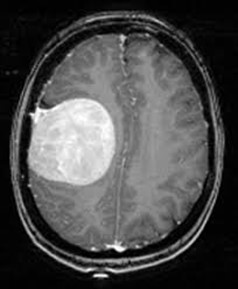
%> input picture Lab 4/Picture1.jpg, 238 x 289 px, given in place of Picture1.png, which was not available
$ octave p1.m   (GNU Octave 9; MATLAB toolbox functions it lacks are replaced by stand-ins)
%> lines starting %> are read from the running program, lines starting %| are printed output that depends on the picture; in (x1, y1, x2, y2) boxes, pixels count from 0 and x2, y2 are one past the last pixel; in counts of white or black regions, pixels touching at a corner belong together; the program's own positions count from 1; pictures that were not available may be replaced by others from this repository, and a replacement may not be noted
I = imread('Picture1.png');
%> I is the input picture: size 289x238x3 uint8; min 0, max 255, mean 75.8
imshow(I);
BW = imbinarize(rgb2gray(I));
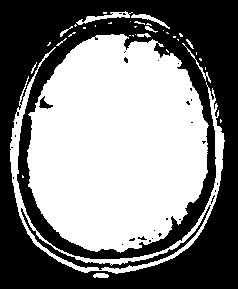
%> BW: size 289x238 logical; 51% white; 30 black regions (27 under 20 px), largest, box (x1, y1, x2, y2) and area: (0, 0, 238, 289) 32615, (21, 205, 211, 270) 912, (39, 96, 53, 109) 78
P4 = bwperim(BW, 4);
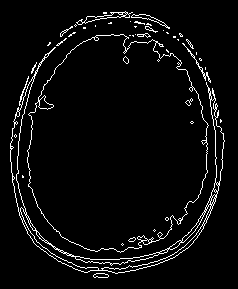
%> P4: size 289x238 logical; 4.5% white in thin lines or dots, all inside (x1, y1, x2, y2) = (10, 11, 225, 278)
P8 = bwperim(BW, 8);
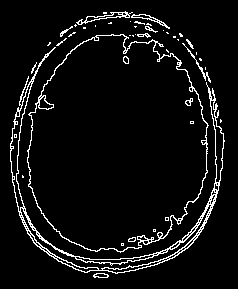
%> P8: size 289x238 logical; 6% white in thin lines or dots, all inside (x1, y1, x2, y2) = (10, 11, 225, 278)

figure;
subplot(1,2,1), imshow(P4), title('4-Connected Perimeter');
subplot(1,2,2), imshow(P8), title('8-Connected Perimeter');

$ run again, with Lab 4/Picture2.jpg copied over Lab 4/Picture1.jpg
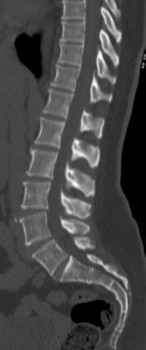
%> input picture Lab 4/Picture2.jpg, 146 x 350 px, given in place of Picture1.png, which was not available
%> I is the input picture: size 350x146x3 uint8; min 0, max 255, mean 71.1
%> `BW = imbinarize(rgb2gray(I));`:
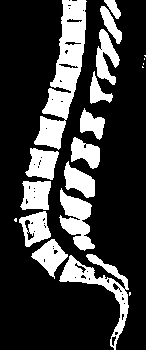
%> BW: size 350x146 logical; 23.7% white; 20 white regions (6 under 20 px), largest, box (x1, y1, x2, y2) and area: (34, 0, 87, 150) 3343, (59, 254, 129, 350) 1581, (59, 188, 95, 251) 1186
%> P4: size 350x146 logical; 5.1% white in thin lines or dots
%> `P8 = bwperim(BW, 8);`:
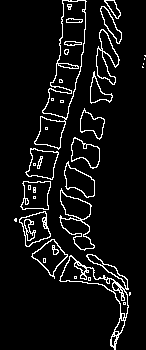
%> P8: size 350x146 logical; 6.9% white in thin lines or dots

$ run again, with Lab 4/Picture3.jpg copied over Lab 4/Picture1.jpg
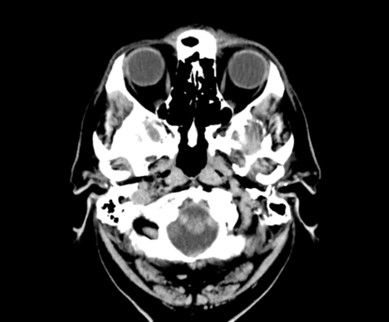
%> input picture Lab 4/Picture3.jpg, 389 x 322 px, given in place of Picture1.png, which was not available
%> I is the input picture: size 322x389x3 uint8; min 0, max 255, mean 51.3
%> `BW = imbinarize(rgb2gray(I));`:
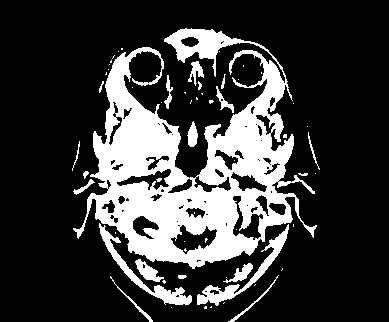
%> BW: size 322x389 logical; 22.4% white; 59 white regions (39 under 20 px), largest, box (x1, y1, x2, y2) and area: (73, 28, 317, 269) 24016, (197, 224, 289, 306) 1099, (99, 223, 192, 305) 1063
%> P4: size 322x389 logical; 4.5% white in thin lines or dots, all inside (x1, y1, x2, y2) = (72, 28, 320, 322)
%> `P8 = bwperim(BW, 8);`:
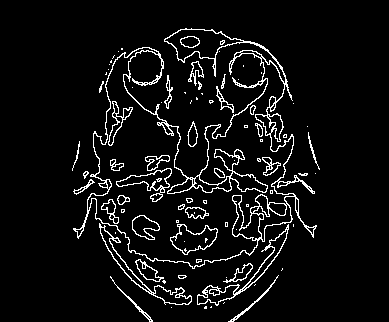
%> P8: size 322x389 logical; 6.2% white in thin lines or dots, all inside (x1, y1, x2, y2) = (72, 28, 320, 322)
